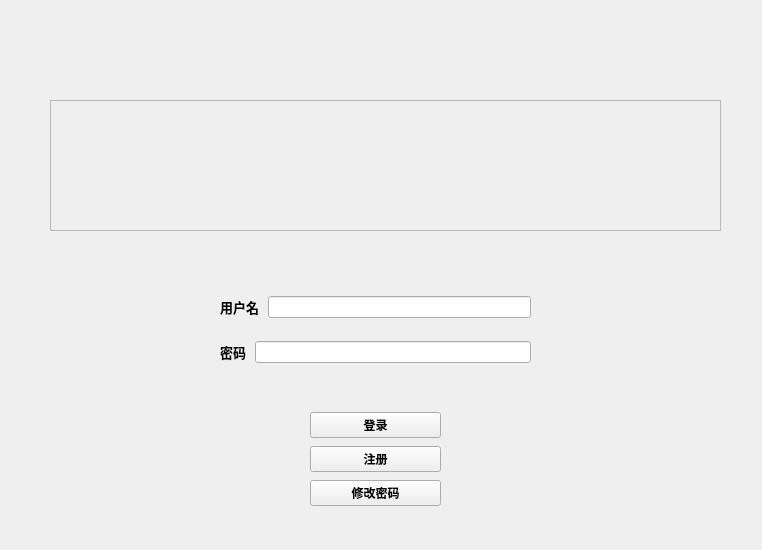
<?xml version="1.0" encoding="UTF-8"?>
<ui version="4.0">
 <class>Login</class>
 <widget class="QWidget" name="Login">
  <property name="geometry">
   <rect>
    <x>0</x>
    <y>0</y>
    <width>762</width>
    <height>550</height>
   </rect>
  </property>
  <property name="windowTitle">
   <string>Welcome to CodeReviewSystem!</string>
  </property>
  <widget class="QFrame" name="welcomepage">
   <property name="geometry">
    <rect>
     <x>50</x>
     <y>100</y>
     <width>671</width>
     <height>131</height>
    </rect>
   </property>
   <property name="frameShape">
    <enum>QFrame::StyledPanel</enum>
   </property>
   <property name="frameShadow">
    <enum>QFrame::Raised</enum>
   </property>
  </widget>
  <widget class="QWidget" name="layoutWidget">
   <property name="geometry">
    <rect>
     <x>220</x>
     <y>280</y>
     <width>311</width>
     <height>101</height>
    </rect>
   </property>
   <layout class="QVBoxLayout" name="verticalLayout">
    <item>
     <layout class="QHBoxLayout" name="horizontalLayout">
      <property name="spacing">
       <number>9</number>
      </property>
      <property name="bottomMargin">
       <number>1</number>
      </property>
      <item>
       <widget class="QLabel" name="label">
        <property name="font">
         <font>
          <pointsize>10</pointsize>
          <weight>75</weight>
          <bold>true</bold>
         </font>
        </property>
        <property name="text">
         <string>用户名</string>
        </property>
       </widget>
      </item>
      <item>
       <widget class="QLineEdit" name="username">
        <property name="font">
         <font>
          <pointsize>9</pointsize>
         </font>
        </property>
       </widget>
      </item>
     </layout>
    </item>
    <item>
     <layout class="QHBoxLayout" name="horizontalLayout_2">
      <property name="spacing">
       <number>9</number>
      </property>
      <property name="bottomMargin">
       <number>1</number>
      </property>
      <item>
       <widget class="QLabel" name="label_2">
        <property name="font">
         <font>
          <pointsize>10</pointsize>
          <weight>75</weight>
          <bold>true</bold>
         </font>
        </property>
        <property name="text">
         <string>密码</string>
        </property>
       </widget>
      </item>
      <item>
       <widget class="QLineEdit" name="password">
        <property name="font">
         <font>
          <pointsize>9</pointsize>
         </font>
        </property>
       </widget>
      </item>
     </layout>
    </item>
   </layout>
  </widget>
  <widget class="QWidget" name="layoutWidget">
   <property name="geometry">
    <rect>
     <x>310</x>
     <y>410</y>
     <width>131</width>
     <height>100</height>
    </rect>
   </property>
   <layout class="QVBoxLayout" name="verticalLayout_2">
    <item>
     <widget class="QPushButton" name="login">
      <property name="font">
       <font>
        <pointsize>9</pointsize>
        <weight>75</weight>
        <bold>true</bold>
       </font>
      </property>
      <property name="text">
       <string>登录</string>
      </property>
     </widget>
    </item>
    <item>
     <widget class="QPushButton" name="registeR">
      <property name="font">
       <font>
        <pointsize>9</pointsize>
        <weight>75</weight>
        <bold>true</bold>
       </font>
      </property>
      <property name="text">
       <string>注册</string>
      </property>
     </widget>
    </item>
    <item>
     <widget class="QPushButton" name="change">
      <property name="font">
       <font>
        <weight>75</weight>
        <bold>true</bold>
       </font>
      </property>
      <property name="text">
       <string>修改密码</string>
      </property>
     </widget>
    </item>
   </layout>
  </widget>
 </widget>
 <resources/>
 <connections/>
</ui>
